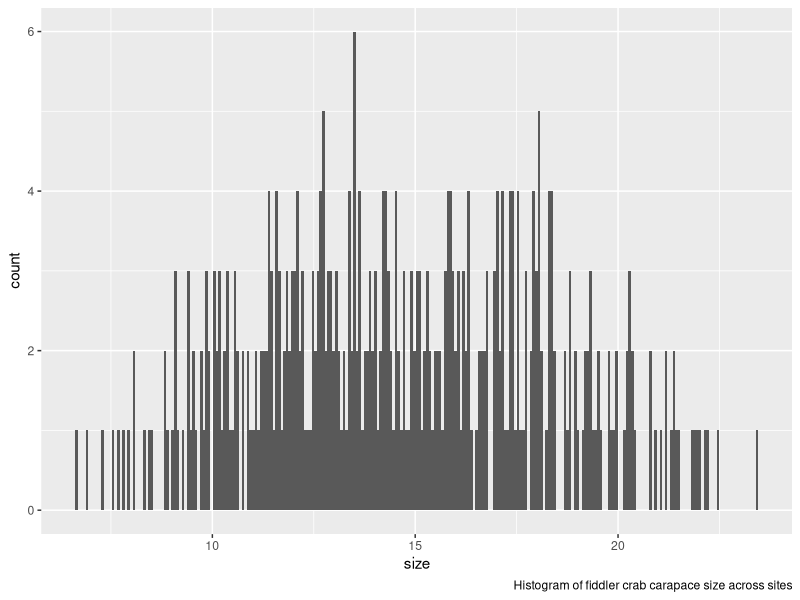
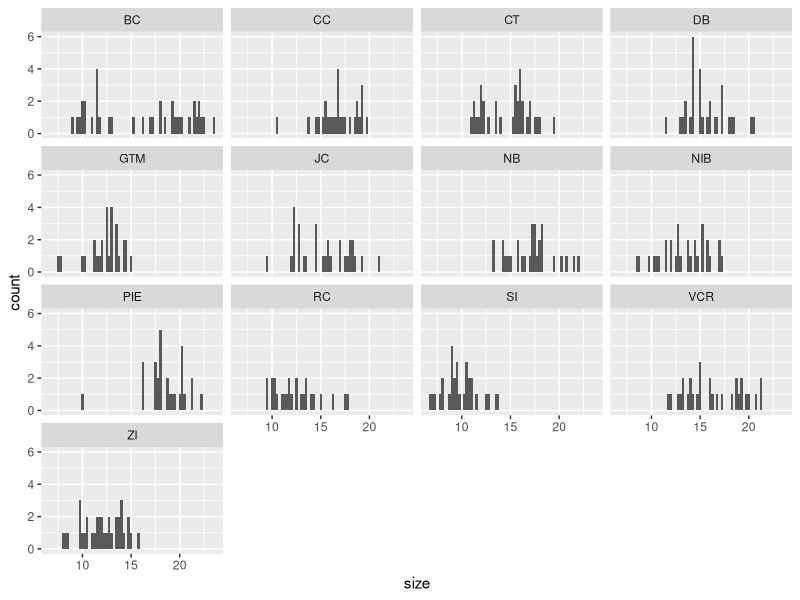

These charts were generated, in order, by the following R code:
## ---- chunk 1
library(here)
library(tidyverse)
library(viridis)
library(dplyr)

crab_data <- read.csv(here('Data/Raw/pie_crab.csv'))
## ---- chunk 2
#a. What is the mean fiddler crab carapace size?

mean(crab_data$size)
#The mean fiddler crab carapace size is 14.66

#b. What is the median fiddler crab carapace size?

median(crab_data$size)
#The median fiddler crab carapace size is 14.44

#c. What is the standard deviation in fiddler crab carapace size? 

sd(crab_data$size)
#The standard deviation in fiddler crab carapace size is 3.5
## ---- chunk 3
#a. Create histogram of fiddler crab carapace size
ggplot(data = crab_data, aes(x = size)) +
  geom_histogram(bins = 261, binwidth = 0.064) +
  labs(caption = 'Histogram of fiddler crab carapace size across sites')

#To find the right number of bins I used 2n^1/3 or 2(392)^1/3, and for bin width I used range/#of bins

#b. Create histograms of fiddler crab carapace size for each of the 13 sites
ggplot(data = crab_data, aes(x = size)) +
  geom_histogram(bins=20, binwidth = 0.25) +
  facet_wrap(~site)
  labs(caption = 'Histograms of fiddler crab carapace size by site')
  
## ---- chunk 4


